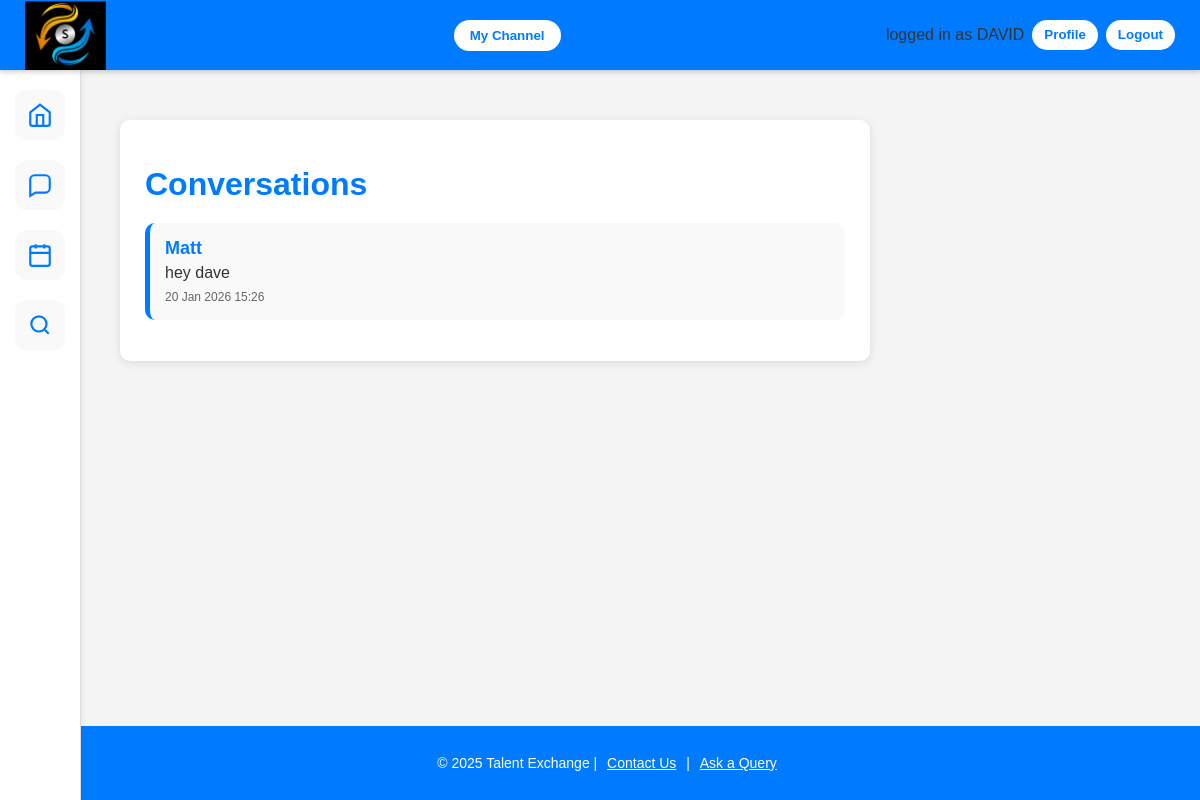
The page /inbox (signed in) on the database its author committed.
### app.py (models this page shows)
class User(UserMixin, db.Model):
    id = db.Column(db.Integer, primary_key=True)
    username = db.Column(db.String(100), unique=True, nullable=False)
    password = db.Column(db.String(255), nullable=False)
    full_name = db.Column(db.String(120))
    country = db.Column(db.String(120))
    language = db.Column(db.String(120))
    dob = db.Column(db.String(20))
    teach_skills = db.Column(db.String(500))
    learn_skills = db.Column(db.String(500))

class Message(db.Model):
    id = db.Column(db.Integer, primary_key=True)
    sender_id = db.Column(db.Integer, db.ForeignKey('user.id'), nullable=False)
    receiver_id = db.Column(db.Integer, db.ForeignKey('user.id'), nullable=False)
    content = db.Column(db.Text, nullable=False)
    timestamp = db.Column(db.DateTime, default=datetime.utcnow)

### app.py (the view)
@app.route('/inbox')
@login_required
def inbox():
    user_id = current_user.id
    msgs = Message.query.filter(
        (Message.sender_id == user_id) |
        (Message.receiver_id == user_id)
    ).order_by(Message.timestamp.desc()).all()
    conversations = {}
    for m in msgs:
        other_id = m.sender_id if m.sender_id != user_id else m.receiver_id
        if other_id not in conversations:
            conversations[other_id] = m
    results = []
    for other_user_id, message in conversations.items():
        other_user = User.query.get(other_user_id)
        results.append({
            "user": other_user,
            "message": message
        })
    return render_template('inbox.html', conversations=results)

### app.py (called while the page is built)
@login_manager.user_loader
def load_user(user_id):
    return User.query.get(int(user_id))

### templates/inbox.html (shortened to what this page needs)
<!DOCTYPE html>
<html lang="en">
<head>
    <link rel="stylesheet" href="{{ url_for('static', filename='CSS/inbox.css') }}">
</head>
<body>
<nav>
    <div class="nav-left">
        <a href="{{ url_for('home') }}">
            <img src="{{ url_for('static', filename='images/Screenshot 2025-10-20 172925.png') }}" alt="Logo" class="logo">
        </a>
    </div>
{% if current_user.is_authenticated %}
    <a href="{{ url_for('channel') }}"><button class="channel-btn">My Channel</button></a>
{% endif %}
    <div class="nav-right">
    <div class="btn-row">
        {% if current_user.is_authenticated %}
            <span class="welcome-text">logged in as {{ current_user.username }}</span>
            <a href="{{ url_for('profile') }}"><button class="nav-btn">Profile</button></a>
            <a href="{{ url_for('logout') }}"><button class="nav-btn">Logout</button></a>
        {% else %}
            <a href="{{ url_for('login') }}"><button class="nav-btn">Login</button></a>
            <a href="{{ url_for('register') }}"><button class="nav-btn">Register</button></a>
        {% endif %}
    </div>
    </div>
</nav>
<div class="sidebar">
    <a href="{{ url_for('home') }}" title="Home">
        <svg viewBox="0 0 24 24">
            <path d="M3 9.5l9-7 9 7V20a2 2 0 0 1-2 2H5a2 2 0 0 1-2-2V9.5z"></path>
            <path d="M9 22V12h6v10"></path>
        </svg>
    </a>
    <a href="{{ url_for('inbox') }}" title="Messaging">
        <svg viewBox="0 0 24 24">
            <path d="M21 15a4 4 0 0 1-4 4H8l-5 3V7a4 4 0 0 1 4-4h10a4 4 0 0 1 4 4z"></path>
        </svg>
    </a>
    <a href="#" title="Schedule">
        <svg viewBox="0 0 24 24">
            <rect x="3" y="4" width="18" height="18" rx="2"></rect>
            <path d="M16 2v4M8 2v4M3 10h18"></path>
        </svg>
    </a>
    <a href="{{ url_for('search') }}" title="Search">
        <svg viewBox="0 0 24 24">
            <circle cx="11" cy="11" r="7"></circle>
            <path d="M20 20l-3.5-3.5"></path>
        </svg>
    </a>
</div>
<div class="container">
    <h1>Conversations</h1>
    {% if conversations %}
    <ul class="msg-list">
    {% for convo in conversations %}
        <li>
            <a href="{{ url_for('message_user', user_id=convo.user.id) }}">
                <div class="msg-card">
                    <strong>{{ convo.user.username }}</strong>
                    <p>{{ convo.message.content[:50] }}{% if convo.message.content|length > 50 %}...{% endif %}</p>
                    <small>{{ convo.message.timestamp.strftime('%d %b %Y %H:%M') }}</small>
                </div>
            </a>
        </li>
    {% endfor %}
    </ul>
{% else %}
    <p class="empty">You have no messages yet.</p>
{% endif %}
</div>
    <footer>
        <div class="footer-content">
            <p>&copy; 2025 Talent Exchange | <a href="#">Contact Us</a> | <a href="#">Ask a Query</a></p>
        </div>
    </footer>
</body>
</html>

### static/CSS/inbox.css (style rules this page uses)
body { margin: 0; font-family: Arial, sans-serif; background-color: #f4f4f4; color: #333; display: block; }
nav { display: flex; justify-content: space-between; align-items: center; background-color: #007bff; height: 70px; padding: 0 25px; box-shadow: 0 2px 5px rgba(0,0,0,0.2); position: fixed; top: 0; left: 0; right: 0; z-index: 20; }
.nav-left img.logo { height: 70px; width: auto; object-fit: contain; display: block; }
.nav-right button { background-color: white; color: #007bff; border: none; padding: 8px 16px; border-radius: 20px; font-weight: bold; cursor: pointer; transition: background-color 0.3s ease; }
.container { max-width: 700px; margin: 120px; background: white; padding: 25px; border-radius: 10px; box-shadow: 0 2px 10px rgba(0,0,0,0.1); }
h1 { color: #007bff; margin-bottom: 20px; }
.msg-list { list-style: none; padding: 0; }
.msg-list li { margin-bottom: 15px; }
.msg-card { background: #f9f9f9; padding: 15px; border-radius: 10px; border-left: 5px solid #007bff; transition: background 0.2s ease; }
.msg-card strong { font-size: 18px; color: #007bff; }
.msg-card p { margin: 5px 0; }
.msg-card small { color: #666; font-size: 12px; }
a { text-decoration: none; color: inherit; }
.sidebar { position: fixed; top: 70px; left: 0; width: 80px; height: calc(100vh - 70px); background-color: #ffffff; border-right: 1px solid #ddd; display: flex; flex-direction: column; align-items: center; padding-top: 20px; gap: 20px; box-shadow: 2px 0 5px rgba(0,0,0,0.05); z-index: 10; }
.sidebar a { width: 50px; height: 50px; display: flex; align-items: center; justify-content: center; border-radius: 12px; background: #f9f9f9; transition: background 0.3s ease, transform 0.2s ease; text-decoration: none; }
.sidebar svg { width: 26px; height: 26px; stroke: #007bff; stroke-width: 2; fill: none; }
footer { background-color: #007bff; color: white; text-align: center; padding: 15px 10px; position: fixed; bottom: 0; width: 100%; margin-top: 40px; }
footer a { color: white; text-decoration: underline; margin: 0 6px; transition: color 0.2s ease; }
.footer-content { font-size: 14px; }
.btn-row { display: inline-flex; gap: 8px; align-items: center; }
.btn-row button { line-height: 1; padding: 8px 12px; }
.channel-btn { background-color: white; color: #007bff; border: none; padding: 8px 16px; border-radius: 20px; font-weight: bold; cursor: pointer; transition: background-color 0.3s ease; }

### rows shown on the page
User: username "DAVID"
User: user.username "Matt"
Message: message "hey dave", message.timestamp "20 Jan 2026 15:26"
